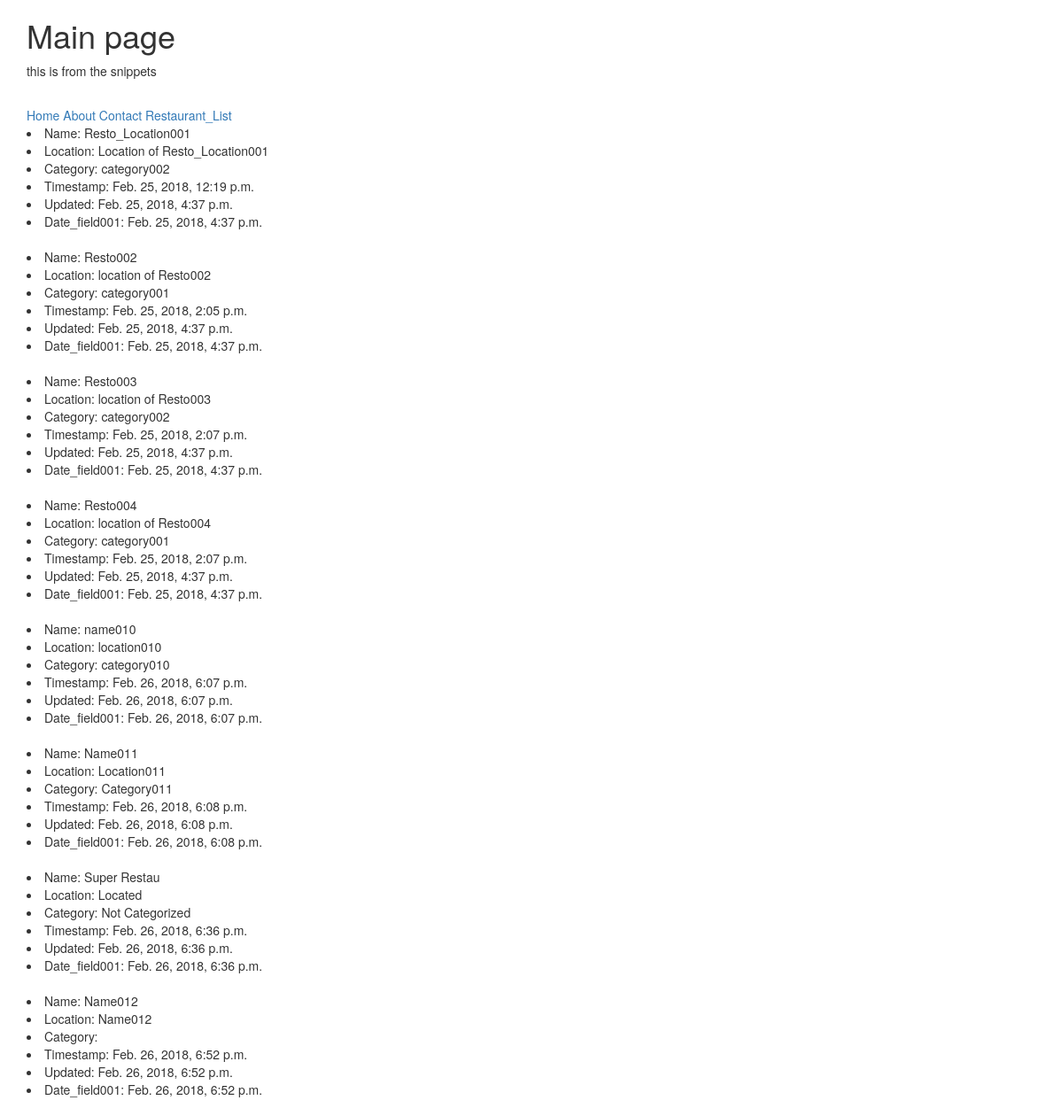
/restaurants_list/, run on an earlier commit of the app's database.
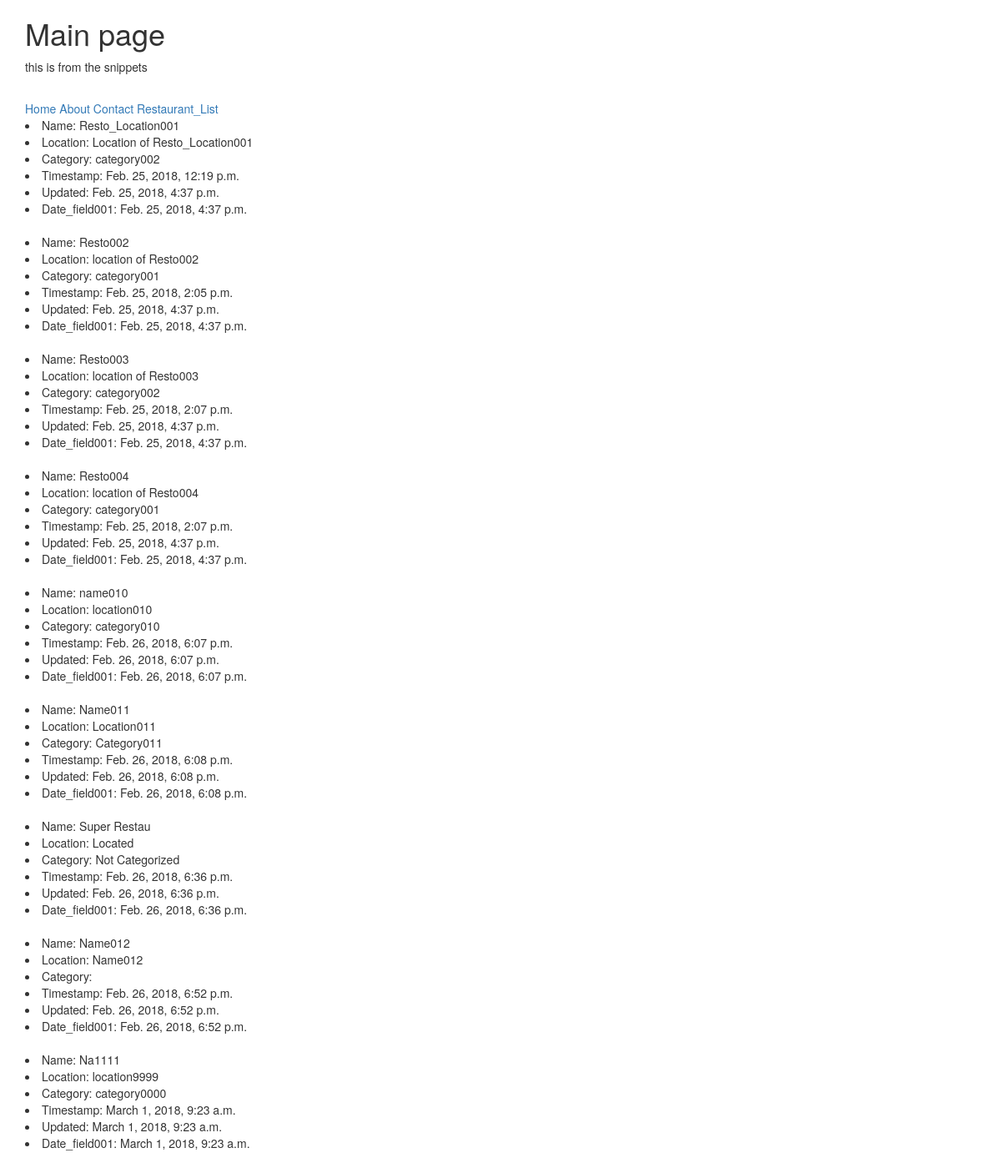
And on a later commit of the database.
### rrestaurants/models.py (models this page shows)
class RRestaurantsLocation(models.Model):
    name = models.CharField(
        max_length = 120
    )
    location = models.CharField(
        max_length = 120
    )
    category = models.CharField(
        max_length = 120,
    )
    timestamp = models.DateTimeField(auto_now_add = True )  # to know the first added of this object
    updated = models.DateTimeField(     # when you did an update, you are going to save that time of the update
        auto_now = True
    )
    date_field001 = models.DateTimeField(
        auto_now = True
        , auto_now_add = False
    )
    def __str__(self):
        return self.name

### rrestaurants/views.py (the view)
# urls.py: url(r'^restaurants_list/', restaurants_list),
def restaurants_list(request):
    queryset = RRestaurantsLocation.objects.all()
    print('queryset: ', queryset)
    context = {
        'object_list': queryset
    }
    return render(
        request
        , 'rrestaurants/rrestaurant_list.html'
        , context
    )
    pass

### templates/rrestaurants/rrestaurant_list.html
{% extends "base.html" %}
{% block content %}
{% for elem001 in object_list %}
	<li>Name: {{ elem001.name }}</li>
	<li>Location: {{ elem001.location }}</li>
	<li>Category: {{ elem001.category }}</li>
	<li>Timestamp: {{ elem001.timestamp }}</li>
	<li>Updated: {{ elem001.updated }}</li>
	<li>Date_field001: {{ elem001.date_field001 }}</li>
	<br/>
{% endfor elem001 in object_list %}
{% endblock content %}

### templates/base.html (shortened to what this page needs)
<!DOCTYPE html>
{% load static from staticfiles %}
<html>
<head>
	<link href="{% static '/bootstrap_3_3_7/css/bootstrap.css' %}" rel="stylesheet" type="text/css">
</head>
<body>
<div class="container">
<h1>Main page</h1>
{% include 'snippets/nav.html' %}
{% block content %}
{% endblock content %}
</div>
</body>
</html>

### templates/snippets/nav.html
<p>this is from the snippets
</p>
<br/>
<a href='/home/'>Home</a>
<a href='/about/'>About</a>
<a href='/contact_class_templateview/'>Contact</a>
<a href='/restaurants_list/'>Restaurant_List</a>

What changed in the data, as far as the page shows it:
added RRestaurantsLocation: name "Na1111", location "location9999", category "category0000", timestamp "March 1, 2018, 9:23 a.m.", updated "March 1, 2018, 9:23 a.m.", date_field001 "March 1, 2018, 9:23 a.m."
